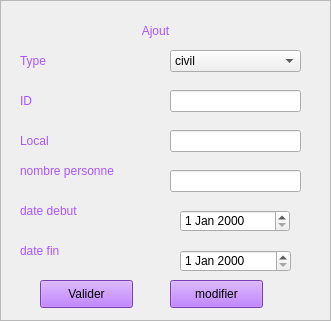
      <widget class="QFrame" name="frame">
       <property name="geometry">
        <rect>
         <x>40</x>
         <y>50</y>
         <width>331</width>
         <height>321</height>
        </rect>
       </property>
       <property name="styleSheet">
        <string notr="true">#frame{
border : 3px solid black;
border-radius : 40px;}</string>
       </property>
       <property name="frameShape">
        <enum>QFrame::StyledPanel</enum>
       </property>
       <property name="frameShadow">
        <enum>QFrame::Raised</enum>
       </property>
       <widget class="QLabel" name="label_2">
        <property name="geometry">
         <rect>
          <x>20</x>
          <y>40</y>
          <width>151</width>
          <height>41</height>
         </rect>
        </property>
        <property name="styleSheet">
         <string notr="true">color: rgb(170, 85, 255);
font: 11pt &quot;MS Shell Dlg 2&quot;;</string>
        </property>
        <property name="text">
         <string>Type</string>
        </property>
       </widget>
       <widget class="QLabel" name="label_4">
        <property name="geometry">
         <rect>
          <x>20</x>
          <y>190</y>
          <width>151</width>
          <height>41</height>
         </rect>
        </property>
        <property name="styleSheet">
         <string notr="true">color: rgb(170, 85, 255);
font: 11pt &quot;MS Shell Dlg 2&quot;;</string>
        </property>
        <property name="text">
         <string>date debut</string>
        </property>
       </widget>
       <widget class="QLabel" name="label_5">
        <property name="geometry">
         <rect>
          <x>80</x>
          <y>10</y>
          <width>151</width>
          <height>41</height>
         </rect>
        </property>
        <property name="styleSheet">
         <string notr="true">color: rgb(170, 85, 255);
font: 13pt &quot;MS Shell Dlg 2&quot;;</string>
        </property>
        <property name="text">
         <string>Ajout</string>
        </property>
        <property name="alignment">
         <set>Qt::AlignCenter</set>
        </property>
       </widget>
       <widget class="QLabel" name="label_6">
        <property name="geometry">
         <rect>
          <x>20</x>
          <y>80</y>
          <width>151</width>
          <height>41</height>
         </rect>
        </property>
        <property name="styleSheet">
         <string notr="true">color: rgb(170, 85, 255);
font: 11pt &quot;MS Shell Dlg 2&quot;;</string>
        </property>
        <property name="text">
         <string>ID</string>
        </property>
       </widget>
       <widget class="QLineEdit" name="id">
        <property name="geometry">
         <rect>
          <x>170</x>
          <y>90</y>
          <width>131</width>
          <height>22</height>
         </rect>
        </property>
       </widget>
       <widget class="QLabel" name="label_12">
        <property name="geometry">
         <rect>
          <x>20</x>
          <y>230</y>
          <width>151</width>
          <height>41</height>
         </rect>
        </property>
        <property name="styleSheet">
         <string notr="true">color: rgb(170, 85, 255);
font: 11pt &quot;MS Shell Dlg 2&quot;;</string>
        </property>
        <property name="text">
         <string>date fin</string>
        </property>
       </widget>
       <widget class="QPushButton" name="ajout">
        <property name="geometry">
         <rect>
          <x>40</x>
          <y>280</y>
          <width>93</width>
          <height>28</height>
         </rect>
        </property>
        <property name="styleSheet">
         <string notr="true">background-color: rgb(170, 85, 255);</string>
        </property>
        <property name="text">
         <string>Valider</string>
        </property>
       </widget>
       <widget class="QPushButton" name="modifier_2">
        <property name="geometry">
         <rect>
          <x>170</x>
          <y>280</y>
          <width>93</width>
          <height>28</height>
         </rect>
        </property>
        <property name="styleSheet">
         <string notr="true">background-color: rgb(170, 85, 255);</string>
        </property>
        <property name="text">
         <string>modifier</string>
        </property>
       </widget>
       <widget class="QLabel" name="label_13">
        <property name="geometry">
         <rect>
          <x>20</x>
          <y>120</y>
          <width>151</width>
          <height>41</height>
         </rect>
        </property>
        <property name="styleSheet">
         <string notr="true">color: rgb(170, 85, 255);
font: 11pt &quot;MS Shell Dlg 2&quot;;</string>
        </property>
        <property name="text">
         <string>Local</string>
        </property>
       </widget>
       <widget class="QLineEdit" name="local">
        <property name="geometry">
         <rect>
          <x>170</x>
          <y>130</y>
          <width>131</width>
          <height>22</height>
         </rect>
        </property>
       </widget>
       <widget class="QLabel" name="label_14">
        <property name="geometry">
         <rect>
          <x>20</x>
          <y>150</y>
          <width>151</width>
          <height>41</height>
         </rect>
        </property>
        <property name="styleSheet">
         <string notr="true">color: rgb(170, 85, 255);
font: 11pt &quot;MS Shell Dlg 2&quot;;</string>
        </property>
        <property name="text">
         <string>nombre personne</string>
        </property>
       </widget>
       <widget class="QLineEdit" name="nbr_pr">
        <property name="geometry">
         <rect>
          <x>170</x>
          <y>170</y>
          <width>131</width>
          <height>22</height>
         </rect>
        </property>
       </widget>
       <widget class="QDateEdit" name="dateEdit">
        <property name="geometry">
         <rect>
          <x>180</x>
          <y>210</y>
          <width>110</width>
          <height>22</height>
         </rect>
        </property>
       </widget>
       <widget class="QDateEdit" name="dateEdit_2">
        <property name="geometry">
         <rect>
          <x>180</x>
          <y>250</y>
          <width>111</width>
          <height>22</height>
         </rect>
        </property>
       </widget>
       <widget class="QComboBox" name="comboBox_2">
        <property name="geometry">
         <rect>
          <x>170</x>
          <y>50</y>
          <width>131</width>
          <height>22</height>
         </rect>
        </property>
        <item>
         <property name="text">
          <string>civil</string>
         </property>
        </item>
        <item>
         <property name="text">
          <string>administrative</string>
         </property>
        </item>
        <item>
         <property name="text">
          <string>criminel</string>
         </property>
        </item>
       </widget>
      </widget>
